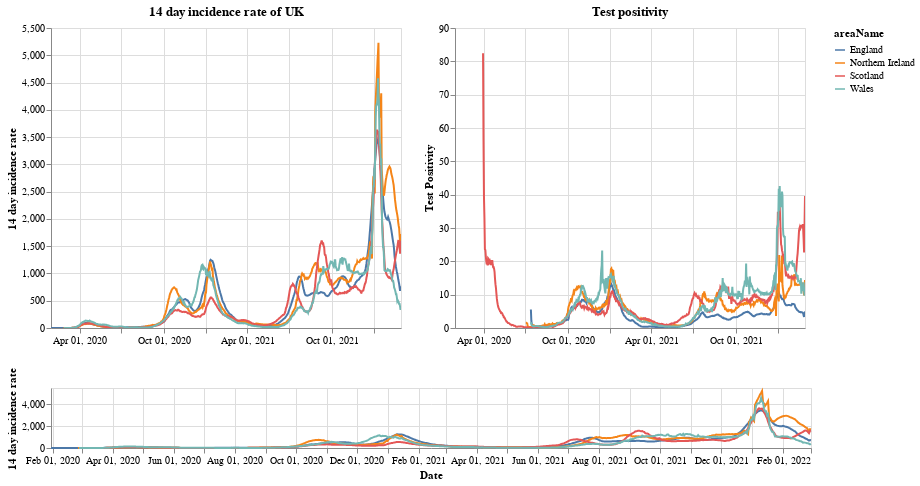

Here is the notebook cell this chart was saved with:
### Markdown cell above
# Plots

First a plot with each country in the UK. The top right shows the positivity rate for (which is the percentage of registered tests which were positive) while the top left is the 14 day incidence rate. The bottom chart can be used to select the timeframe (does not work on a mobile device).

### Code cell
#collapse
brush = alt.selection(type='interval', name='DateBrush',encodings=['x'],fields=['Time'])
leg_selection = alt.selection_multi(fields=['areaName'], bind='legend')

base = alt.Chart(uk_cases).mark_line().encode(
    x=alt.X("yearmonthdate(date):T", axis=alt.Axis(title='Date')),
    y=alt.Y("twoWeeklyCasesRate:Q", axis=alt.Axis(title='14 day incidence rate')),
    tooltip=['areaName', 'date','twoWeeklyCasesRate', 'testPositivity'],
    color='areaName',
    opacity=alt.condition(leg_selection, alt.value(2), alt.value(0.1))
).add_selection(leg_selection).properties(width=350)

upper = base.encode(alt.X('yearmonthdate(date):T', axis=alt.Axis(title=''),
                         scale=alt.Scale(domain=brush))
                   ).properties(title=f'14 day incidence rate of UK')
upper_right = upper.encode(alt.Y('testPositivity:Q', axis=alt.Axis(title='Test Positivity'))).properties(title='Test positivity')
lower = base.properties(height=60, width = 760).add_selection(brush)

(upper | upper_right) & lower

### Figure 1 — Vega-Lite specification as saved in the notebook (floating-point values rounded to 4 significant figures; data arrays with more than 128 entries replaced by an {"elided": "..."} marker saying what was removed)
{"config": {"view": {"continuousWidth": 400, "continuousHeight": 300}}, "vconcat": [{"hconcat": [{"mark": "line", "encoding": {"color": {"type": "nominal", "field": "areaName"}, "opacity": {"condition": {"value": 2, "selection": "selector001"}, "value": 0.1}, "tooltip": [{"type": "nominal", "field": "areaName"}, {"type": "temporal", "field": "date"}, {"type": "quantitative", "field": "twoWeeklyCasesRate"}, {"type": "quantitative", "field": "testPositivity"}], "x": {"type": "temporal", "axis": {"title": ""}, "field": "date", "scale": {"domain": {"selection": "DateBrush"}}, "timeUnit": "yearmonthdate"}, "y": {"type": "quantitative", "axis": {"title": "14 day incidence rate"}, "field": "twoWeeklyCasesRate"}}, "selection": {"selector001": {"type": "multi", "fields": ["areaName"], "bind": "legend"}}, "title": "14 day incidence rate of UK", "width": 350}, {"mark": "line", "encoding": {"color": {"type": "nominal", "field": "areaName"}, "opacity": {"condition": {"value": 2, "selection": "selector001"}, "value": 0.1}, "tooltip": [{"type": "nominal", "field": "areaName"}, {"type": "temporal", "field": "date"}, {"type": "quantitative", "field": "twoWeeklyCasesRate"}, {"type": "quantitative", "field": "testPositivity"}], "x": {"type": "temporal", "axis": {"title": ""}, "field": "date", "scale": {"domain": {"selection": "DateBrush"}}, "timeUnit": "yearmonthdate"}, "y": {"type": "quantitative", "axis": {"title": "Test Positivity"}, "field": "testPositivity"}}, "selection": {"selector001": {"type": "multi", "fields": ["areaName"], "bind": "legend"}}, "title": "Test positivity", "width": 350}]}, {"mark": "line", "encoding": {"color": {"type": "nominal", "field": "areaName"}, "opacity": {"condition": {"value": 2, "selection": "selector001"}, "value": 0.1}, "tooltip": [{"type": "nominal", "field": "areaName"}, {"type": "temporal", "field": "date"}, {"type": "quantitative", "field": "twoWeeklyCasesRate"}, {"type": "quantitative", "field": "testPositivity"}], "x": {"type": "temporal", "axis": {"title": "Date"}, "field": "date", "timeUnit": "yearmonthdate"}, "y": {"type": "quantitative", "axis": {"title": "14 day incidence rate"}, "field": "twoWeeklyCasesRate"}}, "height": 60, "selection": {"selector001": {"type": "multi", "fields": ["areaName"], "bind": "legend"}, "DateBrush": {"type": "interval", "encodings": ["x"], "fields": ["Time"]}}, "width": 760}], "data": {"name": "data-385c7d50433b5e4ebf78f044cfa822c9"}, "$schema": "https://vega.github.io/schema/vega-lite/v4.8.1.json", "datasets": {"data-385c7d50433b5e4ebf78f044cfa822c9": {"elided": "2964 records"}}}
